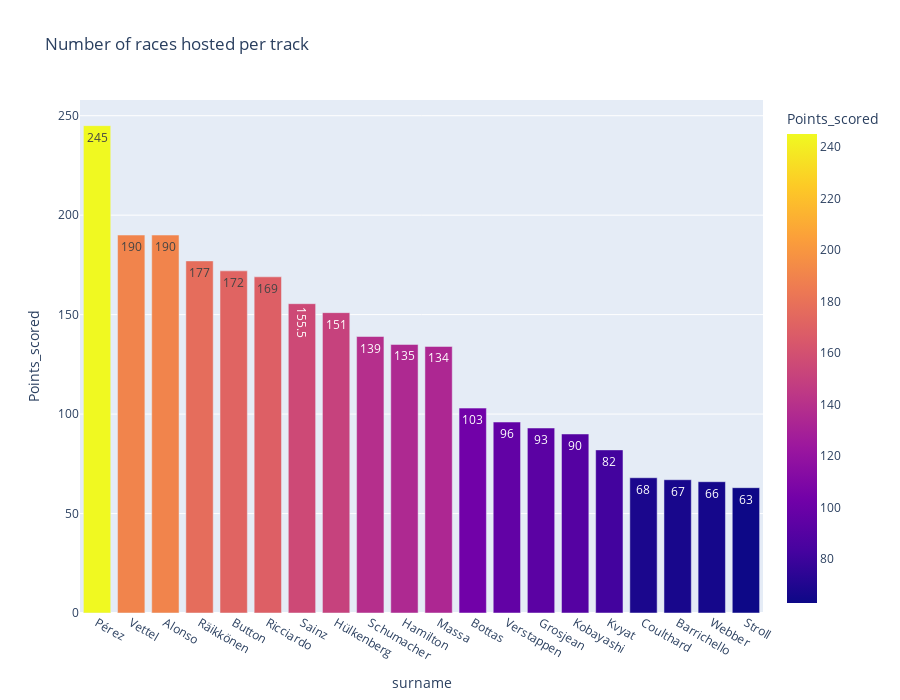

The code cell stored with this chart in its notebook:
### Code cell
#Showing how many points did each driver score when starting from position 11 or lower


points_whole_carrer = pd.read_sql_query("""
                    SELECT grid, surname, D.driverID, SUM(points) as Points_scored FROM drivers as D
                    JOIN results as R
                    ON 
                    D.driverID = R.driverID
                    WHERE grid > 10
                    GROUP BY surname
                    ORDER BY Points_scored desc
                    LIMIT 20
                    """, conn)
px.bar(points_whole_carrer, x='surname', y='Points_scored', title = 'Number of races hosted per track', color = 'Points_scored', height=700, text_auto=True)

### Figure 1 — Plotly figure (JSON) as saved in the notebook; plotly's stock layout.template omitted (floating-point values rounded to 4 significant figures)
{"data": [{"alignmentgroup": "True", "hovertemplate": "surname=%{x}<br>Points_scored=%{marker.color}<extra></extra>", "legendgroup": "", "marker": {"color": [245, 190, 190, 177, 172, 169, 155.5, 151, 139, 135, 134, 103, 96, 93, 90, 82, 68, 67, 66, 63], "coloraxis": "coloraxis", "pattern": {"shape": ""}}, "name": "", "offsetgroup": "", "orientation": "v", "showlegend": false, "textposition": "auto", "texttemplate": "%{y}", "type": "bar", "x": ["Pérez", "Vettel", "Alonso", "Räikkönen", "Button", "Ricciardo", "Sainz", "Hülkenberg", "Schumacher", "Hamilton", "Massa", "Bottas", "Verstappen", "Grosjean", "Kobayashi", "Kvyat", "Coulthard", "Barrichello", "Webber", "Stroll"], "xaxis": "x", "y": [245, 190, 190, 177, 172, 169, 155.5, 151, 139, 135, 134, 103, 96, 93, 90, 82, 68, 67, 66, 63], "yaxis": "y"}], "layout": {"barmode": "relative", "coloraxis": {"colorbar": {"title": {"text": "Points_scored"}}, "colorscale": [[0, "#0d0887"], [0.1111, "#46039f"], [0.2222, "#7201a8"], [0.3333, "#9c179e"], [0.4444, "#bd3786"], [0.5556, "#d8576b"], [0.6667, "#ed7953"], [0.7778, "#fb9f3a"], [0.8889, "#fdca26"], [1, "#f0f921"]]}, "height": 700, "legend": {"tracegroupgap": 0}, "title": {"text": "Number of races hosted per track"}, "xaxis": {"anchor": "y", "domain": [0, 1], "title": {"text": "surname"}}, "yaxis": {"anchor": "x", "domain": [0, 1], "title": {"text": "Points_scored"}}}}
